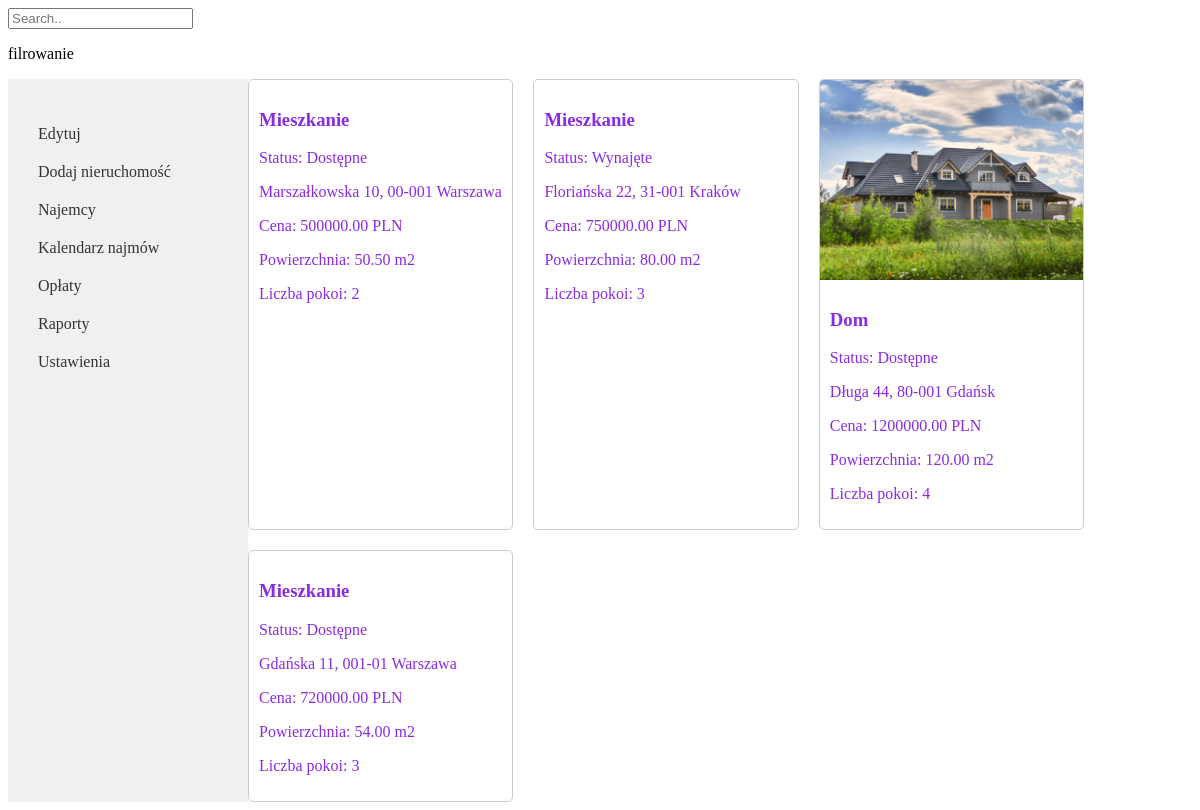
/nieruchomosci/nieruchomosc_id/edytuj/, run on the app's committed database.
### listings/models.py (models this page shows, shortened)
class Nieruchomosc(models.Model):
    ID_nieruchomosci = models.AutoField(primary_key=True)
    ID_adresu = models.ForeignKey(Adres, on_delete=models.CASCADE, db_column='ID_adresu')
    Powierzchnia = models.DecimalField(max_digits=10, decimal_places=2)
    Liczba_pokoi = models.IntegerField()
    Cena = models.DecimalField(max_digits=10, decimal_places=2)
    Status = models.CharField(max_length=50)
    Typ_nieruchomosci = models.CharField(max_length=50)
    Opis = models.TextField(blank=True)  # Opcjonalne
    class Meta:
        db_table='Nieruchomosci'

class Zdjecie(models.Model):
    ID_zdjecia = models.AutoField(primary_key=True)
    Obraz = models.ImageField(upload_to='zdjecia_nieruchomosci')  # Przechowuje ścieżkę do pliku
    ID_nieruchomosci = models.ForeignKey(Nieruchomosc, on_delete=models.CASCADE , db_column='ID_nieruchomosci')  # Relacja z Nieruchomosc
    class Meta:
        db_table='Zdjecia'

### listings/views.py (the view)
# urls.py: path('nieruchomosci/nieruchomosc_id/edytuj/', views.edytuj_nieruchomosc, name='edytuj_nieruchomosc'),
def edytuj_nieruchomosc(request):
    nieruchomosc = Nieruchomosc.objects.all()
    return render(request, 'lista_nieruchomosci.html', {'nieruchomosci': nieruchomosc})

### listings/models.py (called while the page is built)
    def __str__(self):
        return f"{self.Ulica} {self.Numer_domu}, {self.Kod_pocztowy} {self.Miasto}"

### templates/lista_nieruchomosci.html (shortened to what this page needs)
<html>
<head>
{% load static %}
<link rel="stylesheet" type="text/css" href="{% static 'style.css' %}">
</head>
<body>
<div class="topnav">
  <input type="text" placeholder="Search..">
    <p> filrowanie</p>
</div>
<div class="container">
        <div class="sidebar">
            <ul>
                <li><a href="{% url 'edytuj_nieruchomosc' %}">Edytuj</a></li>
                <li><a href="{% url 'dodaj_nieruchomosc' %}">Dodaj nieruchomość</a></li>
                <li><a href="{% url 'lista_najemcow' %}">Najemcy</a></li>
                <li><a href="{% url 'kalendarz_najmow' %}">Kalendarz najmów</a></li>
                <li><a href="{% url 'lista_oplat' %}">Opłaty</a></li>
                <li><a href="{% url 'raporty' %}">Raporty</a></li>
                <li><a href="{% url 'ustawienia' %}">Ustawienia</a></li>
            </ul>
        </div>
<div class="nieruchomosci-lista">
    {% for nieruchomosc in nieruchomosci %}
        <div class="nieruchomosc">
            {% if nieruchomosc.zdjecie_set.all %}
                {% with zdjecie=nieruchomosc.zdjecie_set.first %}
                    <img src="{{ zdjecie.Obraz.url }}" alt="{{ nieruchomosc.Typ_nieruchomosci }}">
                {% endwith %}
            {% endif %}
            <div class="nieruchomosc-info">
                <h3>{{ nieruchomosc.Typ_nieruchomosci }}</h3>
                <p>Status: {{ nieruchomosc.Status }}</p>
                <p>{{ nieruchomosc.ID_adresu }}</p>
                <p>Cena: {{ nieruchomosc.Cena }} PLN</p>
                <p>Powierzchnia: {{ nieruchomosc.Powierzchnia }} m2</p>
                <p>Liczba pokoi: {{ nieruchomosc.Liczba_pokoi }}</p>
            </div>
        </div>
    {% endfor %}
</div>
</div>
</body>
</html>

### listings/static/style.css (style rules this page uses)
.nieruchomosci-lista { display: grid; grid-template-columns: repeat(3, 1fr); gap: 20px; }
.nieruchomosc { border: 1px solid #ccc; border-radius: 5px; overflow: hidden; }
.nieruchomosc img { width: 100%; height: 200px; object-fit: cover; }
.nieruchomosc-info { padding: 10px; color: blueviolet; }
.container { display: flex; }
.sidebar { width: 200px; background-color: #f0f0f0; padding: 20px; }
.sidebar ul { list-style: none; padding: 0; }
.sidebar li a { display: block; padding: 10px; text-decoration: none; color: #333; }

### data on the page
Nieruchomosc: Typ_nieruchomosci "Mieszkanie", Status "Dostępne", ID_adresu "Marszałkowska 10, 00-001 Warszawa", Cena "500000.00", Powierzchnia "50.50", Liczba_pokoi "2"
Nieruchomosc: Typ_nieruchomosci "Mieszkanie", Status "Wynajęte", ID_adresu "Floriańska 22, 31-001 Kraków", Cena "750000.00", Powierzchnia "80.00", Liczba_pokoi "3"
Nieruchomosc: zdjecie_set.first.Obraz (picture), Typ_nieruchomosci "Dom", Status "Dostępne", ID_adresu "Długa 44, 80-001 Gdańsk", Cena "1200000.00", Powierzchnia "120.00", Liczba_pokoi "4"
Nieruchomosc: Typ_nieruchomosci "Mieszkanie", Status "Dostępne", ID_adresu "Gdańska 11, 001-01 Warszawa", Cena "720000.00", Powierzchnia "54.00", Liczba_pokoi "3"
